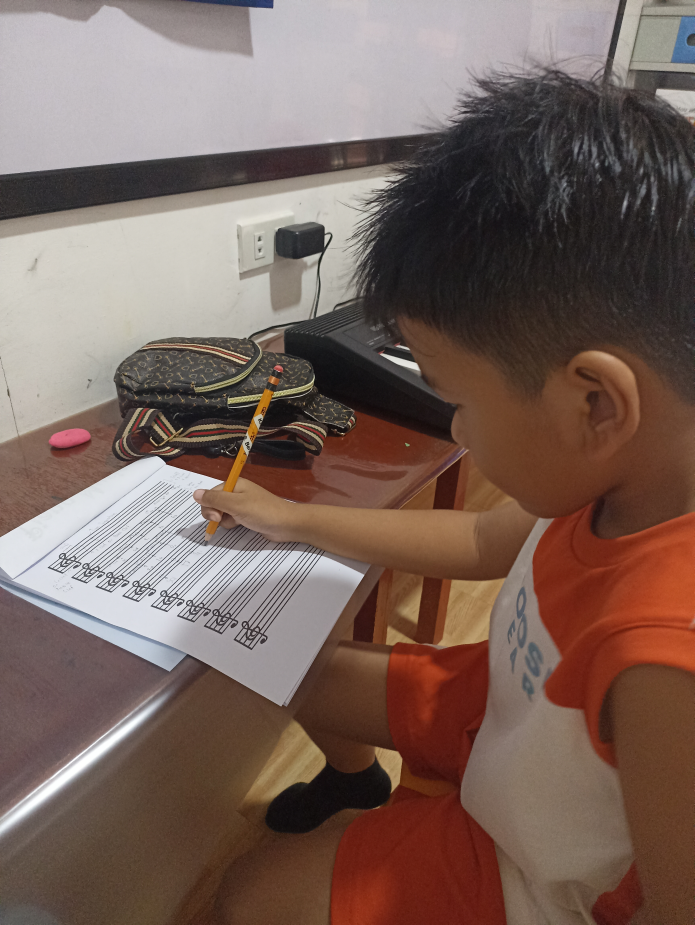
#> input picture images/Josaiah/IMG_20250508_102051.jpg, 3472 x 4624 px (shown at 1/5 size); its folder holds only this picture in this run
$ python prepare-photos.py
#> lines starting #> are read from the running program, lines starting #| are printed output that depends on the picture
from pathlib import Path
from PIL import Image, ImageOps
import pillow_heif,json
pillow_heif.register_heif_opener()
#> (this line was passed over: pillow_heif is not available in this run)
manifest=[]
paths=sorted(p for p in Path('images').rglob('*') if p.suffix.lower() in ['.jpg','.jpeg','.heic','.png'] and p.parent.name!='Logo')
for n,p in enumerate(paths,1):
 ident=f'student-{n:03d}'
 with Image.open(p) as source:
#> source is the input picture: PIL image 3472x4624 RGB; mean R, G, B 120.9, 99.8, 91.7
  image=ImageOps.exif_transpose(source).convert('RGB');image.thumbnail((1600,1600),Image.Resampling.LANCZOS)
  w,h=image.size
#> w = 1201; h = 1600
  image.save(f'public/images/{ident}-large.png',optimize=True)
  image.thumbnail((600,600),Image.Resampling.LANCZOS);image.save(f'public/images/{ident}-thumb.png',optimize=True)
#> after `image.thumbnail((600, 600), Image.Resampling.LANCZOS)`:
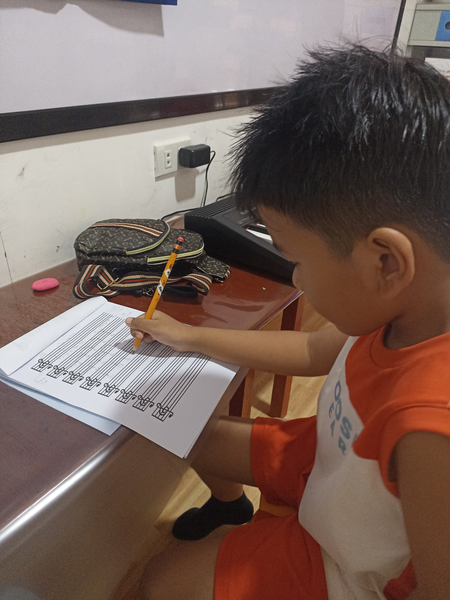
#> image: PIL image 450x600 RGB; mean R, G, B 120.9, 99.8, 91.7
 manifest.append(dict(id=ident,src=f'/images/{ident}-large.png',thumbnail=f'/images/{ident}-thumb.png',width=w,height=h,alt='[Add an accurate image description]',caption='[Add an approved caption]',thumbnailWidth=image.width,thumbnailHeight=image.height,category='lessons',publicationPermission=False,focalPoint='50% 50%'))
#> pass 2 of the loop `for n,p in enumerate(paths,1):`:
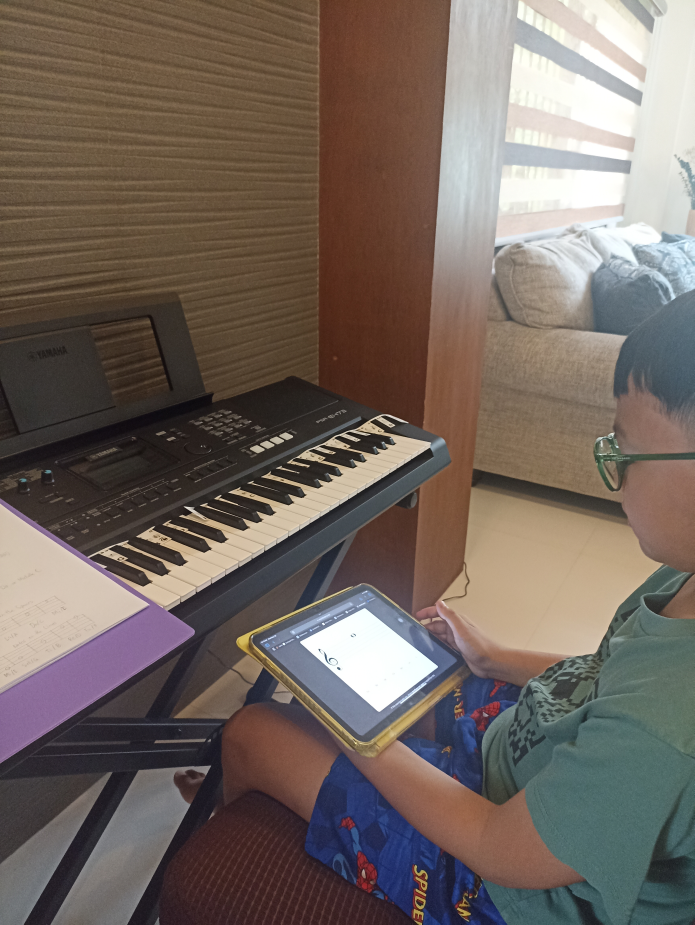
#> input picture images/Kean/IMG_20250528_101213(1).jpg, 3472 x 4624 px (shown at 1/5 size)
#> source is the input picture: PIL image 3472x4624 RGB; mean R, G, B 114.9, 103, 95.6
#> `image.thumbnail((600, 600), Image.Resampling.LANCZOS)`:
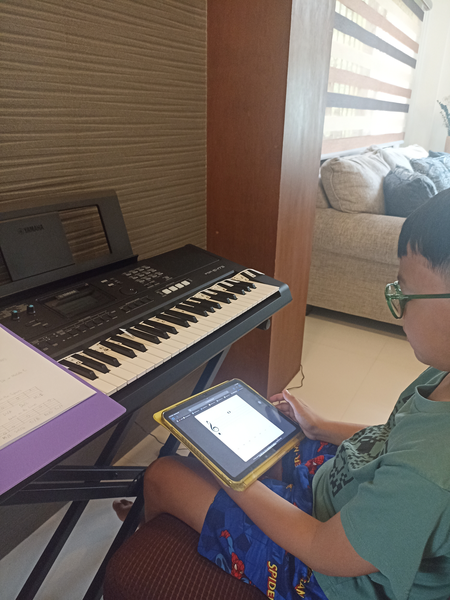
#> image: PIL image 450x600 RGB; mean R, G, B 114.9, 102.9, 95.6
Path('scripts/gallery-manifest.json').write_text(json.dumps(manifest,indent=2),encoding='utf-8')
print(f'Prepared {len(manifest)} photographs. Review scripts/gallery-manifest.json and copy selected records into src/data.js; generated photos remain unpublished until explicitly enabled.')
#| Prepared 2 photographs. Review scripts/gallery-manifest.json and copy selected records into src/data.js; generated photos remain unpublished until explicitly enabled.
